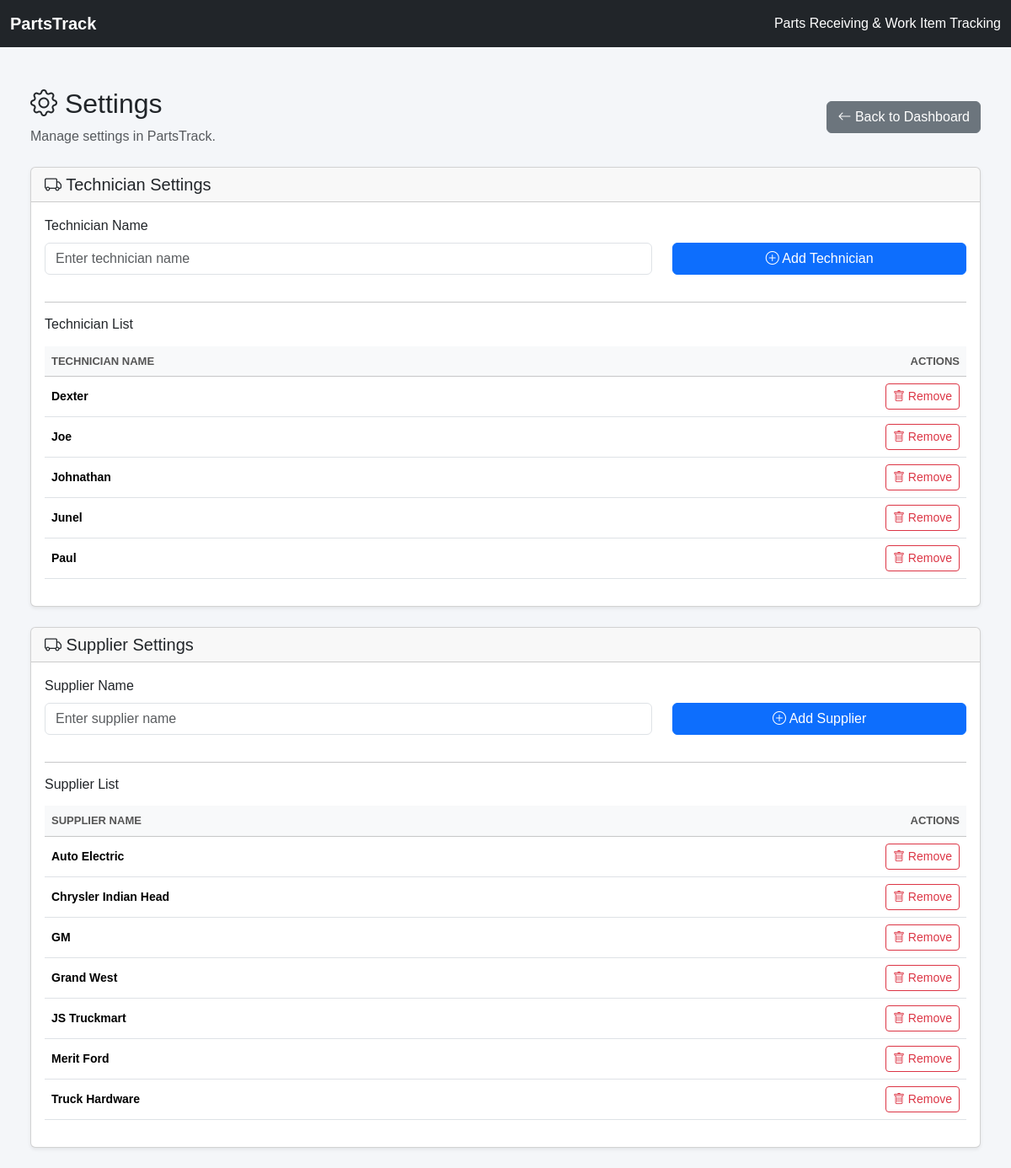
The app's page /settings/technicians, older data.
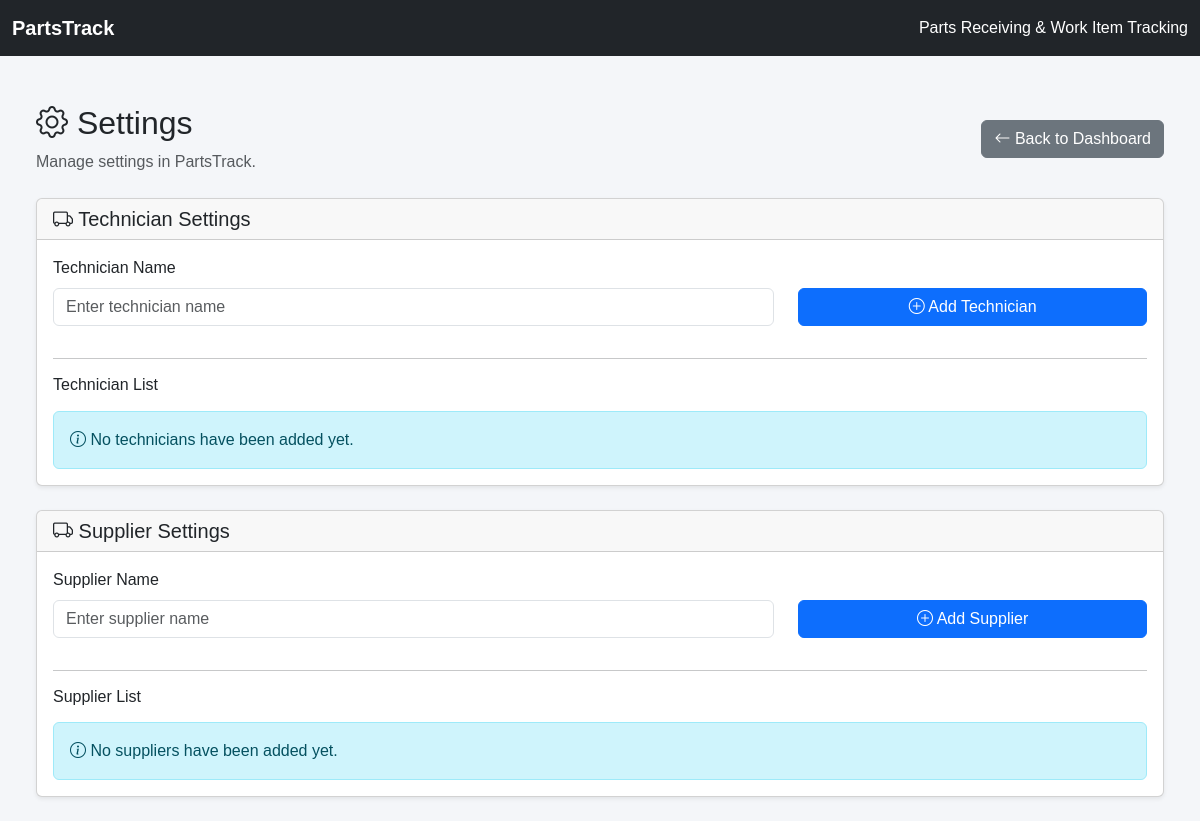
The same page, newer data.
### app/models.py (models this page shows, shortened)
class Technician(db.Model):
    id = db.Column(db.Integer, primary_key=True)
    name = db.Column(db.String(100), unique=True, nullable=False)

class Supplier(db.Model):
    id = db.Column(db.Integer, primary_key=True)
    name = db.Column(db.String(150), unique=True, nullable=False)

### app/routes.py (the view)
@main.route("/settings/technicians")
def technician_settings():
    technicians = Technician.query.order_by(
        Technician.name.asc()
    ).all()
    suppliers = Supplier.query.order_by(
        Supplier.name.asc()
    ).all()
    return render_template(
        "technician_settings.html",
        technicians=technicians,
        suppliers=suppliers
    )

### app/templates/technician_settings.html (shortened to what this page needs)
{% extends "base.html" %}
{% block content %}
<div class="container-fluid mt-4">
    <div class="d-flex justify-content-between align-items-center mb-4">
        <div>
            <h2>
                <i class="bi bi-gear"></i>
                Settings
            </h2>
            <p class="text-muted mb-0">
                Manage settings in PartsTrack.
            </p>
        </div>
        <a href="{{ url_for('main.dashboard') }}"
           class="btn btn-secondary">
            <i class="bi bi-arrow-left"></i>
            Back to Dashboard
        </a>
    </div>
    <div class="card shadow-sm mt-4">
        <div class="card-header">
            <h5 class="mb-0">
                <i class="bi bi-truck"></i>
                Technician Settings
            </h5>
        </div>
        <div class="card-body">
            <form method="POST"
                action="{{ url_for('main.add_technician') }}">
                <div class="row align-items-end">
                    <div class="col-md-8 mb-3">
                        <label for="technician_name" class="form-label">
                            Technician Name
                        </label>
                        <input type="text"
                            class="form-control"
                            id="technician_name"
                            name="name"
                            placeholder="Enter technician name"
                            maxlength="150"
                            required>
                    </div>
                    <div class="col-md-4 mb-3">
                        <button type="submit"
                                class="btn btn-primary w-100">
                            <i class="bi bi-plus-circle"></i>
                            Add Technician
                        </button>
                    </div>
                </div>
            </form>
            <hr>
            <h6 class="mb-3">Technician List</h6>
            {% if technicians %}
                <div class="table-responsive">
                    <table class="table table-hover align-middle">
                        <thead class="table-light">
                            <tr>
                                <th>Technician Name</th>
                                <th class="text-end">Actions</th>
                            </tr>
                        </thead>
                        <tbody>
                            {% for technician in technicians %}
                                <tr>
                                    <td>
                                        <strong>
                                            {{ technician.name }}
                                        </strong>
                                    </td>
                                    <td class="text-end">
                                        <form method="POST"
                                            action="{{ url_for('main.delete_technician', technician_id=technician.id) }}"
                                            class="d-inline"
                                            onsubmit="return confirm('Remove {{ technician.name }} from the technician list?');">
                                            <button type="submit"
                                                    class="btn btn-sm btn-outline-danger">
                                                <i class="bi bi-trash"></i>
                                                Remove
                                            </button>
                                        </form>
                                    </td>
                                </tr>
                            {% endfor %}
                        </tbody>
                    </table>
                </div>
            {% else %}
                <div class="alert alert-info mb-0">
                    <i class="bi bi-info-circle"></i>
                    No technicians have been added yet.
                </div>
            {% endif %}
        </div>
    </div>
    <div class="card shadow-sm mt-4">
        <div class="card-header">
            <h5 class="mb-0">
                <i class="bi bi-truck"></i>
                Supplier Settings
            </h5>
        </div>
        <div class="card-body">
            <form method="POST"
                action="{{ url_for('main.add_supplier') }}">
                <div class="row align-items-end">
                    <div class="col-md-8 mb-3">
                        <label for="supplier_name" class="form-label">
                            Supplier Name
                        </label>
                        <input type="text"
                            class="form-control"
                            id="supplier_name"
                            name="name"
                            placeholder="Enter supplier name"
                            maxlength="150"
                            required>
                    </div>
                    <div class="col-md-4 mb-3">
                        <button type="submit"
                                class="btn btn-primary w-100">
                            <i class="bi bi-plus-circle"></i>
                            Add Supplier
                        </button>
                    </div>
                </div>
            </form>
            <hr>
            <h6 class="mb-3">Supplier List</h6>
            {% if suppliers %}
                <div class="table-responsive">
                    <table class="table table-hover align-middle">
                        <thead class="table-light">
                            <tr>
                                <th>Supplier Name</th>
                                <th class="text-end">Actions</th>
                            </tr>
                        </thead>
                        <tbody>
                            {% for supplier in suppliers %}
                                <tr>
                                    <td>
                                        <strong>
                                            {{ supplier.name }}
                                        </strong>
                                    </td>
                                    <td class="text-end">
                                        <form method="POST"
                                            action="{{ url_for('main.delete_supplier', supplier_id=supplier.id) }}"
                                            class="d-inline"
                                            onsubmit="return confirm('Remove {{ supplier.name }} from the supplier list?');">
                                            <button type="submit"
                                                    class="btn btn-sm btn-outline-danger">
                                                <i class="bi bi-trash"></i>
                                                Remove
                                            </button>
                                        </form>
                                    </td>
                                </tr>
                            {% endfor %}
                        </tbody>
                    </table>
                </div>
            {% else %}
                <div class="alert alert-info mb-0">
                    <i class="bi bi-info-circle"></i>
                    No suppliers have been added yet.
                </div>
            {% endif %}
        </div>
    </div>
</div>
{% endblock %}

### app/templates/base.html (shortened to what this page needs)
<!DOCTYPE html>
<html lang="en">
<head>
    <link
        href="https://cdn.jsdelivr.net/npm/bootstrap@5.3.3/dist/css/bootstrap.min.css"
        rel="stylesheet">
    <link
        href="{{ url_for('static', filename='css/style.css') }}"
        rel="stylesheet">
    <link
        rel="stylesheet"
        href="https://cdn.jsdelivr.net/npm/bootstrap-icons@1.11.3/font/bootstrap-icons.min.css">
</head>
<body>
    <nav class="navbar navbar-dark bg-dark">
        <div class="container-fluid">
            <a class="navbar-brand fw-bold" href="/">
                PartsTrack
            </a>
            <span class="text-white">
                Parts Receiving & Work Item Tracking
            </span>
        </div>
    </nav>
    <main class="container-fluid p-4">
        {% block content %}
        {% endblock %}
    </main>
</body>
</html>

### app/static/css/style.css (style rules this page uses)
body { background-color: #f4f6f9; font-family: Arial, sans-serif; }

Row changes from the older to the newer data that the page shows:
removed Technician: name "Dexter"
removed Technician: name "Joe"
removed Technician: name "Johnathan"
removed Technician: name "Junel"
removed Technician: name "Paul"
removed Supplier: name "Auto Electric"
removed Supplier: name "Chrysler Indian Head"
removed Supplier: name "GM"
removed Supplier: name "Grand West"
removed Supplier: name "JS Truckmart"
removed Supplier: name "Merit Ford"
removed Supplier: name "Truck Hardware"
Text that changed along with them:
text no longer shown: "TECHNICIAN NAME ACTIONS SUPPLIER NAME ACTIONS"
text now shown: "No technicians have been added yet. No suppliers have been added yet."
